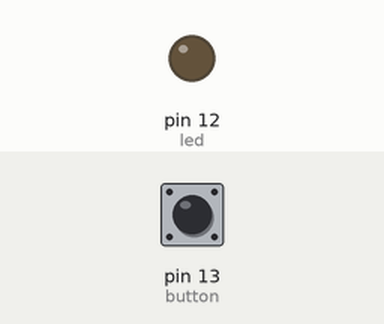
A sketch run on a simulated Arduino Uno, built with avr-gcc and run on an emulated ATmega328P. Parts: output pins drawn as LEDs (lit = HIGH). The test bench sets the inputs (shaded band); at power-on: pin 13 (button) HIGH.

Above: at 1.8 s.
1.9 s: pin 13 (button) pulled LOW for 0.6 s
At 2.8 s:
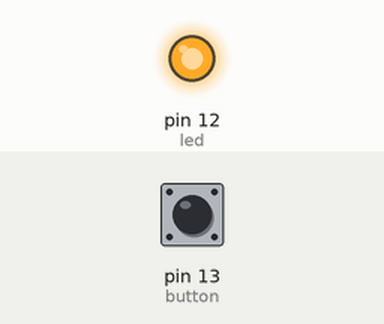
4.5 s: pin 13 (button) pulled LOW for 3.2 s
At 8.6 s:
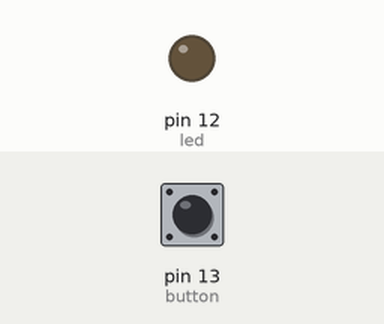
Timing chart, 0 to 10.1 s (numbered marks = the images above; inputs shaded):
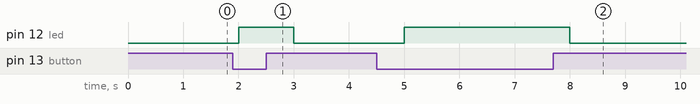

Measured:
- after the input at 1.9 s, pin 12 (led): LOW → HIGH after 0.10 s, → LOW 1.0 s later
- after the input at 4.5 s, pin 12 (led): LOW → HIGH after 0.50 s, → LOW 3.0 s later

The sketch:

3rd2.ino
```cpp
#define led 12
#define button 13

bool button_state=1;//HIGH.

void setup()
{
  pinMode(led, OUTPUT);
  pinMode(button, INPUT_PULLUP);
}

void loop()
{
  button_state = digitalRead(button);//WE READ THE BUTTONS'S VALUE.
  /*if(button_state==HIGH)//NOT PRESSED.
  {
    digitalWrite(led, LOW);
  }
  else//PRESSED.
  {
    digitalWrite(led, HIGH);
  }
  delay(1000);*/

  //2nd way.
  button_state = digitalRead(button);//WE READ THE BUTTONS'S VALUE.
  digitalWrite(led, !button_state);
  delay(1000);
}
```
